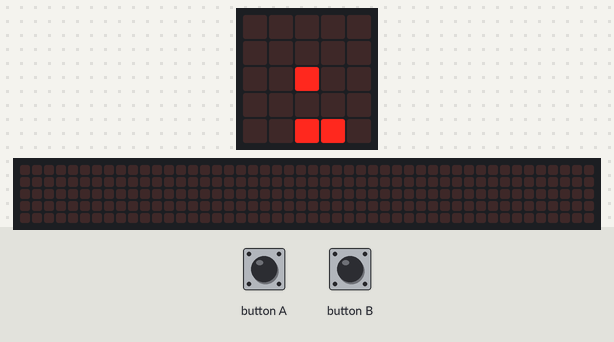
Bench run of a program on a simulated BBC micro:bit (MakeCode). On the bench: the board's 5×5 LED display, a strip that is not on the board, showing the scrolling text unrolled. Inputs (shaded band) come from the test bench. The 48×5 strip is a reading aid, not a part: it shows the text the display is scrolling, unrolled, one strip-width of it at a time.

Above: at 1.2 s.
1.3 s: button B pressed for 0.15 s
At 6.3 s:
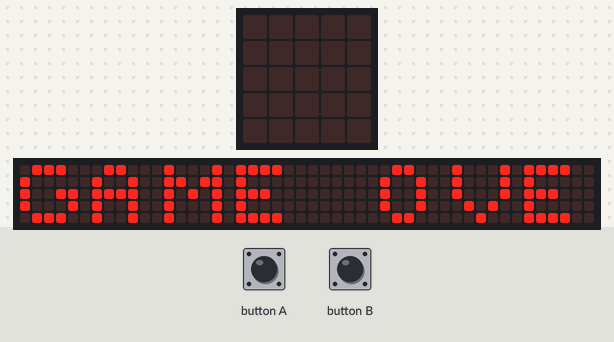
At 11.7 s:
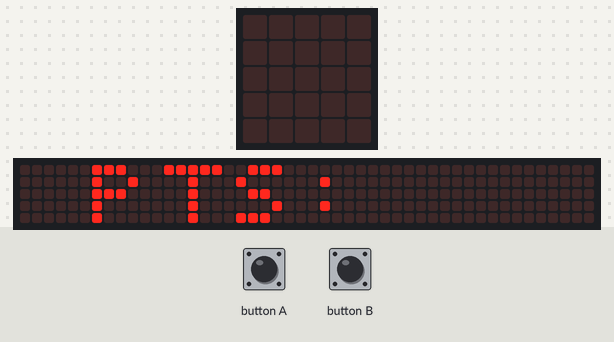

The program:

main.ts
```typescript
input.onButtonPressed(Button.A, function () {
    if (Posición_de_la_paleta > 0) {
        Paleta_1.move(-1)
        Paleta_2.move(-1)
        Posición_de_la_paleta += -1
    }
})
input.onButtonPressed(Button.B, function () {
    if (3 > Posición_de_la_paleta) {
        Paleta_1.move(1)
        Paleta_2.move(1)
        Posición_de_la_paleta += 1
    }
})
function Mover_pelota () {
    basic.pause(450)
    Pelota.move(1)
    Pelota.ifOnEdgeBounce()
    if (Pelota.isTouching(Paleta_1) || Pelota.isTouching(Paleta_2)) {
        Pelota.set(LedSpriteProperty.Y, 0)
        Azar = Math.randomBoolean()
        if (Azar == true) {
            Pelota.turn(Direction.Left, 45)
        } else {
            Pelota.turn(Direction.Right, 45)
        }
        Pelota.ifOnEdgeBounce()
        Puntos += 1
    } else {
        if (Pelota.get(LedSpriteProperty.Y) == 4) {
            basic.clearScreen()
            basic.showString("GAME OVER")
            basic.showString(" PTS:")
            basic.showNumber(Puntos)
        }
    }
}
let Azar = false
let Puntos = 0
let Posición_de_la_paleta = 0
let Pelota: game.LedSprite = null
let Paleta_2: game.LedSprite = null
let Paleta_1: game.LedSprite = null
Paleta_1 = game.createSprite(2, 4)
Paleta_2 = game.createSprite(3, 4)
Pelota = game.createSprite(2, 0)
Posición_de_la_paleta = 2
Puntos = 0
Pelota.turn(Direction.Right, 90)
basic.forever(function () {
    Mover_pelota()
})
```

test.ts
```typescript
// aquí va el archivo "tests"; esto no se compilará cuando este paquete se utilice como una extensión.
```

Measured:
- after the input at 1.3 s, the display: first differs from a run without the input after 0.15 s (image 1 shows a later state)
- what the display in image 1 shows lasts 0.6 s, from 5.9 s to 6.5 s
- what the display in image 2 shows lasts 1.0 s, from 10.9 s to 11.9 s
